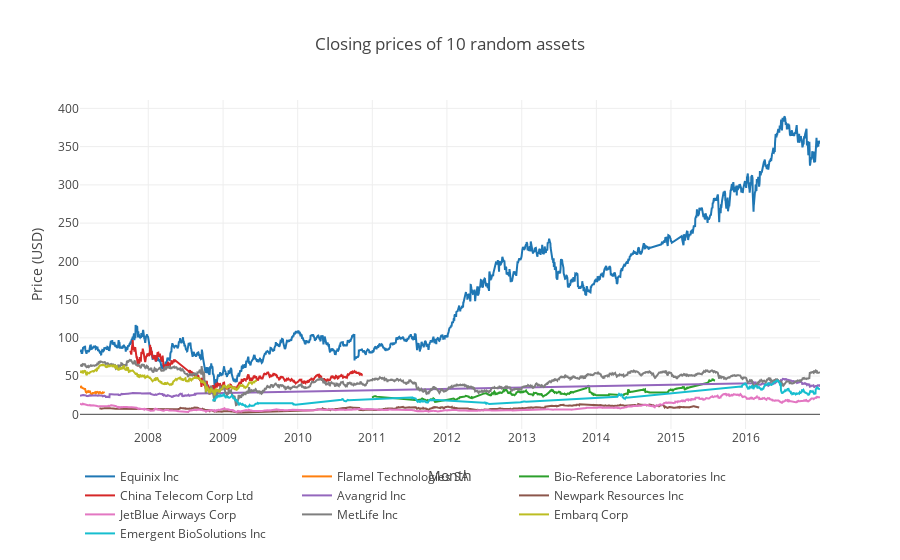

This figure's notebook cell:
### Code cell
data = []
for asset in np.random.choice(market_train_df['assetName'].unique(), 10):
    asset_df = market_train_df[(market_train_df['assetName'] == asset)]

    data.append(go.Scatter(
        x = asset_df['time'].dt.strftime(date_format='%Y-%m-%d').values,
        y = asset_df['close'].values,
        name = asset
    ))
layout = go.Layout(dict(title = "Closing prices of 10 random assets",
                  xaxis = dict(title = 'Month'),
                  yaxis = dict(title = 'Price (USD)'),
                  ),legend=dict(
                orientation="h"))
py.iplot(dict(data=data, layout=layout), filename='basic-line')

### Figure 1 — Plotly figure (JSON) as saved in the notebook; plotly's stock layout.template omitted (floating-point values rounded to 4 significant figures; data arrays with more than 128 entries replaced by an {"elided": "..."} marker saying what was removed)
{"data": [{"name": "Equinix Inc", "x": {"elided": "2428 str values"}, "y": {"elided": "2428 float values"}, "type": "scatter", "uid": "ce4d4d46-ef4d-4352-b95d-a7959561daa9"}, {"name": "Flamel Technologies SA", "x": ["2007-02-01", "2007-02-02", "2007-02-05", "2007-02-06", "2007-02-07", "2007-02-08", "2007-02-09", "2007-02-12", "2007-02-13", "2007-02-14", "2007-02-15", "2007-02-16", "2007-02-20", "2007-02-21", "2007-02-22", "2007-02-23", "2007-02-26", "2007-02-27", "2007-02-28", "2007-03-01", "2007-03-02", "2007-03-05", "2007-03-06", "2007-03-07", "2007-03-08", "2007-03-09", "2007-03-12", "2007-03-13", "2007-03-14", "2007-03-15", "2007-03-16", "2007-03-19", "2007-03-20", "2007-03-21", "2007-03-22", "2007-03-23", "2007-03-26", "2007-03-27", "2007-03-28", "2007-03-29", "2007-03-30", "2007-04-02", "2007-04-03", "2007-04-04", "2007-04-05", "2007-04-09", "2007-04-10", "2007-04-11", "2007-04-12", "2007-04-13", "2007-04-16", "2007-04-17", "2007-04-18", "2007-04-19", "2007-04-20", "2007-04-23", "2007-04-24", "2007-04-25", "2007-04-26", "2007-04-27", "2007-04-30", "2007-05-01", "2007-05-02", "2007-05-03", "2007-05-04", "2007-05-07", "2007-05-08", "2007-05-09", "2007-05-10", "2007-05-11", "2007-05-14", "2007-05-15", "2007-05-16", "2007-05-17", "2007-05-18", "2007-05-21", "2007-05-22", "2007-05-23", "2007-05-24", "2007-05-25", "2007-05-29", "2007-05-30", "2007-05-31"], "y": [36.85, 35.59, 36.2, 36.97, 36.88, 36, 34.87, 34.34, 33.99, 34.87, 34.53, 34.39, 33.88, 33.03, 32.92, 33.25, 33.25, 31.43, 31.41, 29.56, 29, 28.44, 29.2, 30.01, 30.25, 29.68, 30.24, 28.84, 28.48, 28.3, 28.83, 29.34, 30.86, 30.9, 30.01, 29, 27.7, 26.07, 25.83, 26.38, 25.6, 26.3, 26.44, 27.21, 27.91, 27.95, 28.34, 27.41, 27.52, 28.24, 28.94, 28.41, 28.02, 27.73, 27.45, 28.48, 29.87, 28.52, 29.01, 28.94, 28.91, 28.71, 28.97, 28.84, 27.4, 28.81, 28.9, 29.67, 28.21, 28.72, 27.83, 27.24, 27.35, 27.36, 27.57, 27.71, 28.48, 28.51, 27.89, 27.98, 28.44, 27.83, 27.78], "type": "scatter", "uid": "d77e8dbd-ce4f-4656-b82d-922b1820a301"}, {"name": "Bio-Reference Laboratories Inc", "x": {"elided": "644 str values"}, "y": {"elided": "644 float values"}, "type": "scatter", "uid": "06a60e4a-a992-45e2-ae17-b9003e1ea58e"}, {"name": "China Telecom Corp Ltd", "x": {"elided": "738 str values"}, "y": {"elided": "738 float values"}, "type": "scatter", "uid": "a536362c-ea53-4395-bbad-cff512f21218"}, {"name": "Avangrid Inc", "x": {"elided": "630 str values"}, "y": {"elided": "630 float values"}, "type": "scatter", "uid": "1c2e9100-5fbf-4a20-9a3a-7a45a6e4f9f6"}, {"name": "Newpark Resources Inc", "x": {"elided": "1578 str values"}, "y": {"elided": "1578 float values"}, "type": "scatter", "uid": "85c27b4e-e1d4-40c0-bd90-4cc9fa71abb0"}, {"name": "JetBlue Airways Corp", "x": {"elided": "2498 str values"}, "y": {"elided": "2498 float values"}, "type": "scatter", "uid": "03ad5c10-fce5-48d5-800c-7a089dab72b0"}, {"name": "MetLife Inc", "x": {"elided": "2498 str values"}, "y": {"elided": "2498 float values"}, "type": "scatter", "uid": "5ed6cecb-e2eb-4f96-aa54-25cccb38299f"}, {"name": "Embarq Corp", "x": {"elided": "597 str values"}, "y": {"elided": "597 float values"}, "type": "scatter", "uid": "37c815af-90c0-4804-912e-a654768b7293"}, {"name": "Emergent BioSolutions Inc", "x": {"elided": "624 str values"}, "y": {"elided": "624 float values"}, "type": "scatter", "uid": "c12d44cd-7c58-44b1-874c-660a0be2bb03"}], "layout": {"legend": {"orientation": "h"}, "title": "Closing prices of 10 random assets", "xaxis": {"title": "Month"}, "yaxis": {"title": "Price (USD)"}}}
